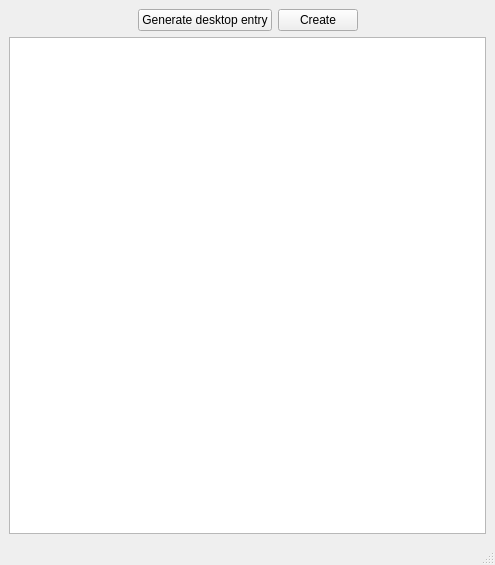
<?xml version="1.0" encoding="UTF-8"?>
<ui version="4.0">
 <class>AppBrowser</class>
 <widget class="QMainWindow" name="AppBrowser">
  <property name="geometry">
   <rect>
    <x>0</x>
    <y>0</y>
    <width>495</width>
    <height>565</height>
   </rect>
  </property>
  <property name="windowTitle">
   <string>W-App!</string>
  </property>
  <property name="windowIcon">
   <iconset>
    <normaloff>res/app_web.png</normaloff>res/app_web.png</iconset>
  </property>
  <widget class="QWidget" name="centralwidget">
   <layout class="QGridLayout" name="gridLayout">
    <item row="0" column="0">
     <spacer name="horizontalSpacer_2">
      <property name="orientation">
       <enum>Qt::Horizontal</enum>
      </property>
      <property name="sizeHint" stdset="0">
       <size>
        <width>92</width>
        <height>20</height>
       </size>
      </property>
     </spacer>
    </item>
    <item row="0" column="1">
     <widget class="QPushButton" name="pushButton">
      <property name="text">
       <string>Generate desktop entry</string>
      </property>
     </widget>
    </item>
    <item row="0" column="2">
     <widget class="QPushButton" name="pushButton_2">
      <property name="text">
       <string>Create</string>
      </property>
     </widget>
    </item>
    <item row="0" column="3">
     <spacer name="horizontalSpacer_3">
      <property name="orientation">
       <enum>Qt::Horizontal</enum>
      </property>
      <property name="sizeHint" stdset="0">
       <size>
        <width>92</width>
        <height>20</height>
       </size>
      </property>
     </spacer>
    </item>
    <item row="1" column="0" colspan="4">
     <widget class="QListView" name="listAppStock">
      <property name="selectionMode">
       <enum>QAbstractItemView::SingleSelection</enum>
      </property>
      <property name="spacing">
       <number>5</number>
      </property>
      <property name="viewMode">
       <enum>QListView::IconMode</enum>
      </property>
      <property name="uniformItemSizes">
       <bool>true</bool>
      </property>
     </widget>
    </item>
   </layout>
  </widget>
  <widget class="QMenuBar" name="menubar">
   <property name="geometry">
    <rect>
     <x>0</x>
     <y>0</y>
     <width>495</width>
     <height>26</height>
    </rect>
   </property>
  </widget>
  <widget class="QStatusBar" name="statusbar"/>
 </widget>
 <resources/>
 <connections>
  <connection>
   <sender>listAppStock</sender>
   <signal>activated(QModelIndex)</signal>
   <receiver>AppBrowser</receiver>
   <slot>appActivated(QModelIndex)</slot>
   <hints>
    <hint type="sourcelabel">
     <x>80</x>
     <y>190</y>
    </hint>
    <hint type="destinationlabel">
     <x>218</x>
     <y>374</y>
    </hint>
   </hints>
  </connection>
  <connection>
   <sender>pushButton</sender>
   <signal>clicked()</signal>
   <receiver>AppBrowser</receiver>
   <slot>genDesktopEntry()</slot>
   <hints>
    <hint type="sourcelabel">
     <x>117</x>
     <y>46</y>
    </hint>
    <hint type="destinationlabel">
     <x>55</x>
     <y>41</y>
    </hint>
   </hints>
  </connection>
 </connections>
 <slots>
  <slot>appActivated(QModelIndex)</slot>
  <slot>genDesktopEntry()</slot>
 </slots>
</ui>
